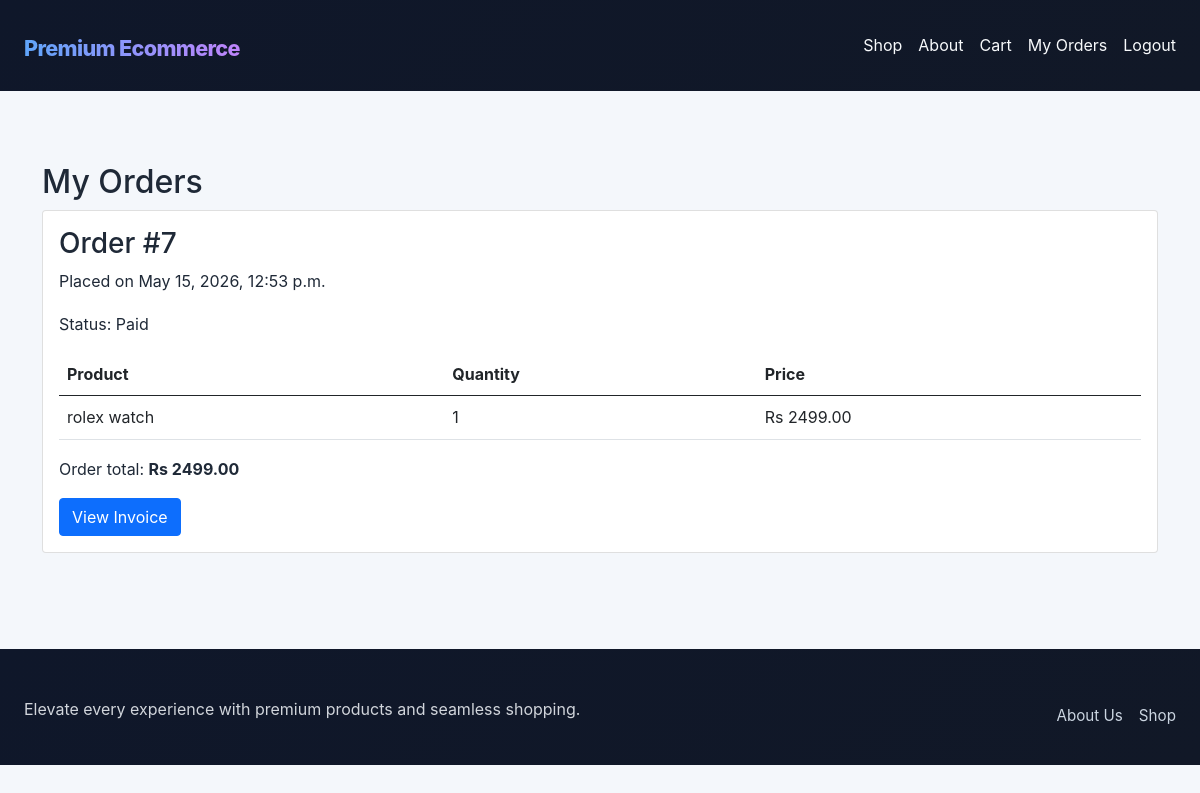
Screenshot of /orders/ (signed in) with the database file from the repository.
### ecommerceapp/models.py (models this page shows, shortened)
class Order(models.Model):
    user = models.ForeignKey(settings.AUTH_USER_MODEL, related_name='orders', on_delete=models.CASCADE)
    billing_address = models.ForeignKey('BillingAddress', on_delete=models.SET_NULL, null=True, blank=True)
    created = models.DateTimeField(auto_now_add=True)
    updated = models.DateTimeField(auto_now=True)
    paid = models.BooleanField(default=False)
    total_amount = models.DecimalField(max_digits=10, decimal_places=2)
    class Meta:
        ordering = ['-created']

class OrderItem(models.Model):
    order = models.ForeignKey(Order, related_name='items', on_delete=models.CASCADE)
    product = models.ForeignKey(Product, on_delete=models.SET_NULL, null=True)
    price = models.DecimalField(max_digits=10, decimal_places=2)
    quantity = models.PositiveIntegerField(default=1)

class Product(models.Model):
    category = models.ForeignKey(Category, related_name='products', on_delete=models.CASCADE)
    name = models.CharField(max_length=200)
    slug = models.SlugField(max_length=200, unique=True)
    description = models.TextField(blank=True)
    price = models.DecimalField(max_digits=10, decimal_places=2)
    image = models.ImageField(upload_to='products/', blank=True, null=True)
    available = models.BooleanField(default=True)
    created = models.DateTimeField(auto_now_add=True)
    updated = models.DateTimeField(auto_now=True)
    class Meta:
        ordering = ['name']

### ecommerceapp/views.py (the view)
# urls.py: path('orders/', views.order_history, name='order_history'),
@login_required
def order_history(request):
    orders = Order.objects.filter(user=request.user).prefetch_related('items__product').select_related('billing_address')
    return render(request, 'ecommerceapp/order_history.html', {'orders': orders})

### templates/ecommerceapp/order_history.html
{% extends 'ecommerceapp/base.html' %}
{% block content %}
<div class="container py-5">
    <h2>My Orders</h2>
    {% if orders %}
        {% for order in orders %}
            <div class="card mb-4">
                <div class="card-body">
                    <h3>Order #{{ order.id }}</h3>
                    <p>Placed on {{ order.created|date:'F j, Y, g:i a' }}</p>
                    <p>Status: {% if order.paid %}Paid{% else %}Pending{% endif %}</p>
                    <table class="table">
                        <thead>
                            <tr>
                                <th>Product</th>
                                <th>Quantity</th>
                                <th>Price</th>
                            </tr>
                        </thead>
                        <tbody>
                            {% for item in order.items.all %}
                                <tr>
                                    <td>
                                        {% if item.product %}
                                            {{ item.product.name }}
                                        {% else %}
                                            Removed item
                                        {% endif %}
                                    </td>
                                    <td>{{ item.quantity }}</td>
                                    <td>Rs {{ item.price }}</td>
                                </tr>
                            {% endfor %}
                        </tbody>
                    </table>
                    <p class="card-text">Order total: <strong>Rs {{ order.total_amount }}</strong></p>
                    <a href="{% url 'ecommerceapp:order_invoice' order.id %}" class="btn btn-primary">View Invoice</a>
                </div>
            </div>
        {% endfor %}
    {% else %}
        <p>You have not placed any orders yet.</p>
    {% endif %}
</div>
{% endblock %}

### static/css/site.css (style rules this page uses)
body { font-family: 'Inter', system-ui, -apple-system, BlinkMacSystemFont, 'Segoe UI', sans-serif; line-height: 1.65; color: #1f2937; margin: 0; background: #f4f7fb; }

### rows the page displays
Order: id "7", created "May 15, 2026, 12:53 p.m.", paid "Paid", total_amount "2499.00"
OrderItem: product.name "rolex watch", quantity "1", price "2499.00"
